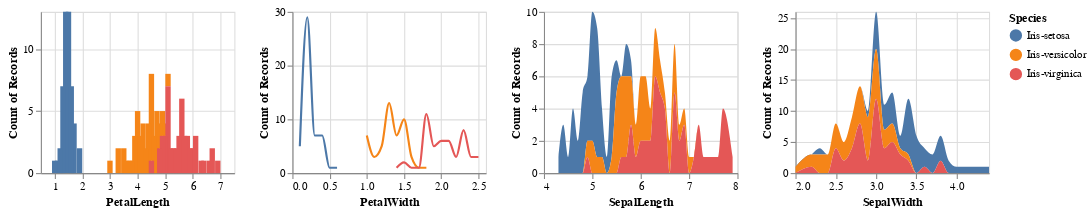

Notebook cell for this chart:
### Markdown cell above
密度图 vs 数据分布图 展示分布情况。密度图无条目记录，但是更直观的展现了每个参数的中位数。

### Code cell
###数据分布图###
line1 = alt.Chart(iris).mark_bar(interpolate='monotone').encode(
    x='PetalLength:Q', 
    y='count(PetalLength):Q',
    color='Species:N',
    # facet=alt.Facet('Species:N', title=None)
).properties(width=180, height=150)

line2 = alt.Chart(iris).mark_line(interpolate='monotone').encode(
    x='PetalWidth:Q',
    y='count(PetalWidth):Q',
    color='Species:N',
    # facet=alt.Facet('Species:N', title=None)
).properties(width=180, height=150)

line3 = alt.Chart(iris).mark_area(interpolate='monotone').encode(
    x='SepalLength:Q',
    y='count(SepalLength):Q',
    color='Species:N',
    # facet=alt.Facet('Species:N', title=None)
).properties(width=180, height=150)

line4 = alt.Chart(iris).mark_area(interpolate='monotone').encode(
    x='SepalWidth:Q',
    y='count(SepalWidth):Q',
    color='Species:N',
    # facet=alt.Facet('Species:N', title=None)
).properties(width=180, height=150)

alt.hconcat(line1,line2,line3,line4)

### Figure 1 — Vega-Lite specification as saved in the notebook (floating-point values rounded to 4 significant figures; data arrays with more than 128 entries replaced by an {"elided": "..."} marker saying what was removed)
{"config": {"view": {"continuousWidth": 400, "continuousHeight": 300}}, "hconcat": [{"mark": {"type": "bar", "interpolate": "monotone"}, "encoding": {"color": {"type": "nominal", "field": "Species"}, "x": {"type": "quantitative", "field": "PetalLength"}, "y": {"type": "quantitative", "aggregate": "count", "field": "PetalLength"}}, "height": 150, "width": 180}, {"mark": {"type": "line", "interpolate": "monotone"}, "encoding": {"color": {"type": "nominal", "field": "Species"}, "x": {"type": "quantitative", "field": "PetalWidth"}, "y": {"type": "quantitative", "aggregate": "count", "field": "PetalWidth"}}, "height": 150, "width": 180}, {"mark": {"type": "area", "interpolate": "monotone"}, "encoding": {"color": {"type": "nominal", "field": "Species"}, "x": {"type": "quantitative", "field": "SepalLength"}, "y": {"type": "quantitative", "aggregate": "count", "field": "SepalLength"}}, "height": 150, "width": 180}, {"mark": {"type": "area", "interpolate": "monotone"}, "encoding": {"color": {"type": "nominal", "field": "Species"}, "x": {"type": "quantitative", "field": "SepalWidth"}, "y": {"type": "quantitative", "aggregate": "count", "field": "SepalWidth"}}, "height": 150, "width": 180}], "data": {"name": "data-17573b73165b324fe49516a27bcc2ed5"}, "$schema": "https://vega.github.io/schema/vega-lite/v4.8.1.json", "datasets": {"data-17573b73165b324fe49516a27bcc2ed5": {"elided": "150 records"}}}
